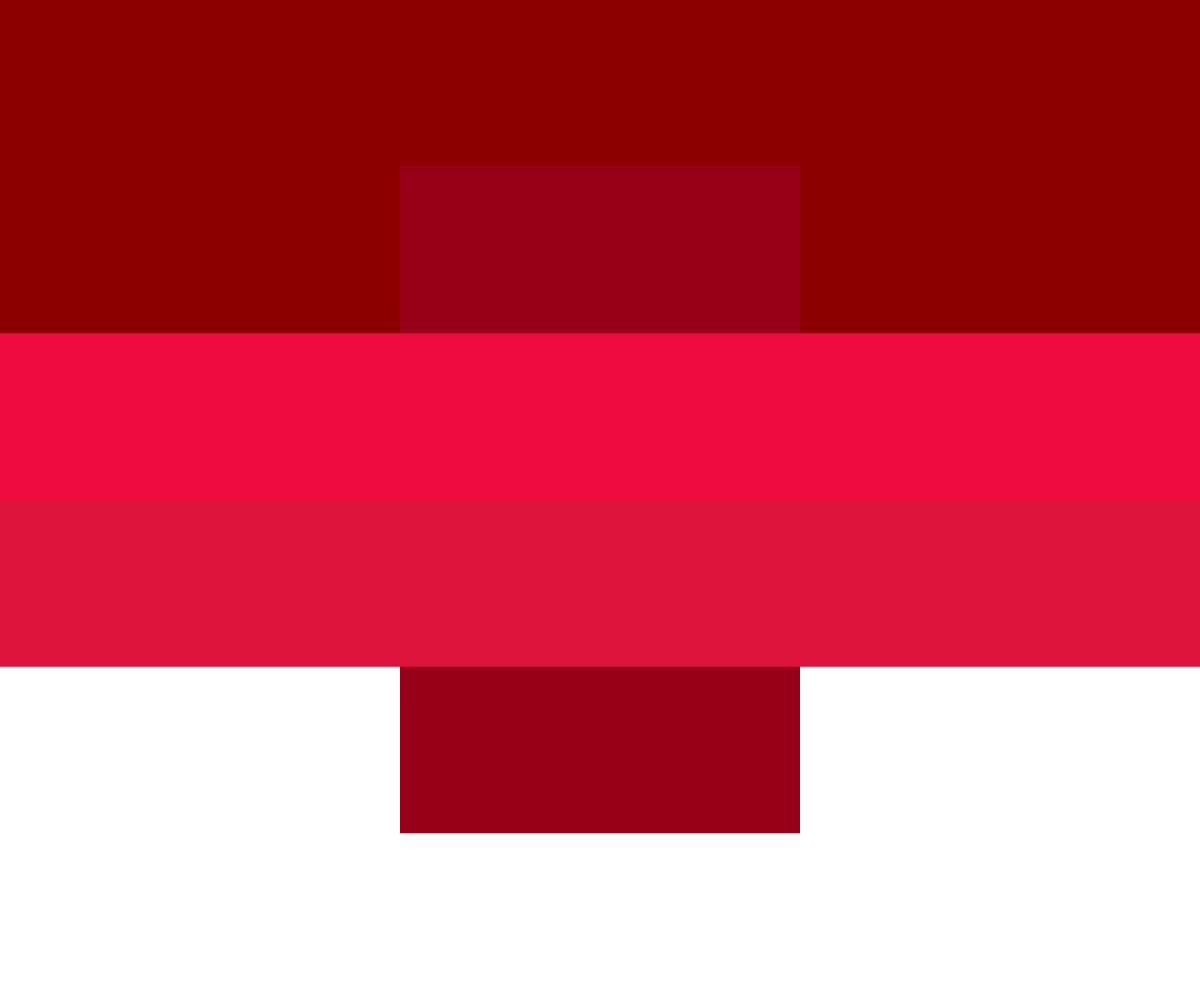
Frame 1 (no input)
Frame 60 (no input): identical to frame 1, image omitted
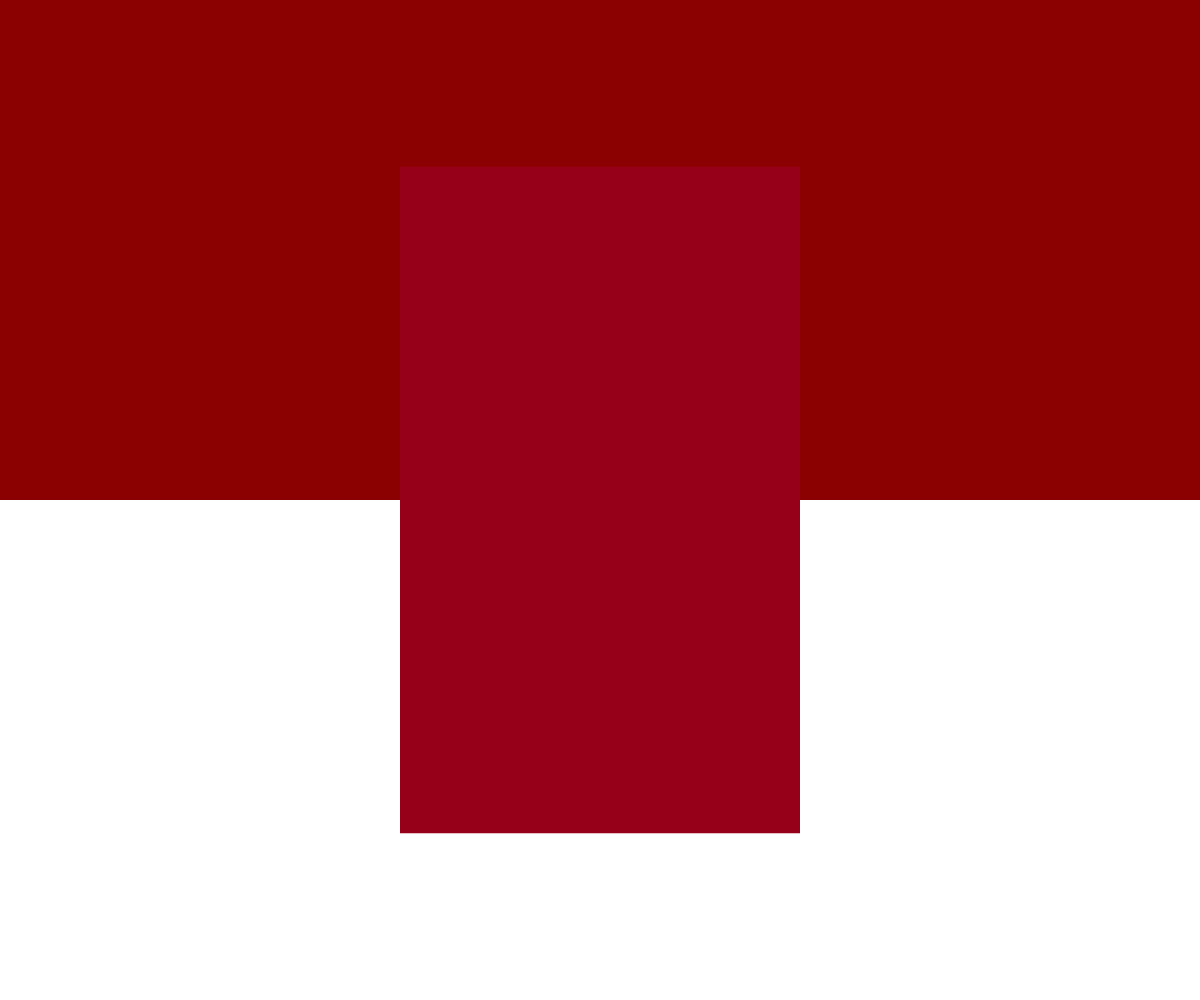
Frame 120 (the mouse pressed at the canvas centre since frame 60)

The p5.js sketch that drew these frames (run headless with seeded random() and noise() and a simulated clock; from frame 60 on, the mouse is pressed at the canvas centre):

// p5.js sketch
// ── sketch.js
let clrs = [
'darkred', //top 0
'#ED0A3F', //middle top 1
'#960018', //middle strip 2
 '#DC143C', //middle bottom 3
'white' //bottom 4
]


function setup() {
  createCanvas(windowWidth, windowHeight);
  noStroke();
}

function draw() {
 background(220);
 canvasRect(clrs[4], height/2, height/2, false);
 canvasRect(clrs[0], height/2, 0, false);
 fill(clrs[2]); 
 rect(width * 1/3, height * 1/6, width * 1/3, height * 2/3); 
 canvasRect(clrs[1], height/6, height/3, true);
 canvasRect(clrs[3], height/6, height/2, true);


}

function canvasRect(clr, hgt, y_offset, clickable) {
	fill(clr);
	if((clickable == true) && (mouseIsPressed == false)){
		rect(0, y_offset, width, hgt);
	} 
	if(clickable == false){
		rect(0, y_offset, width, hgt);
	}
}
